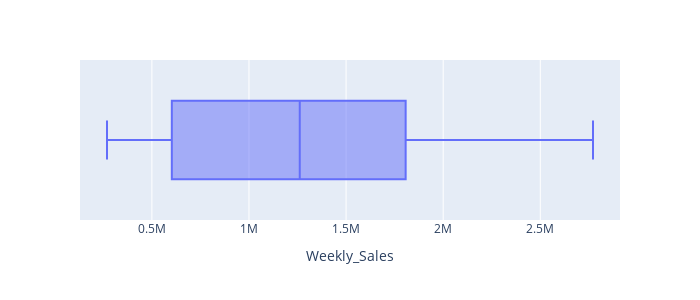
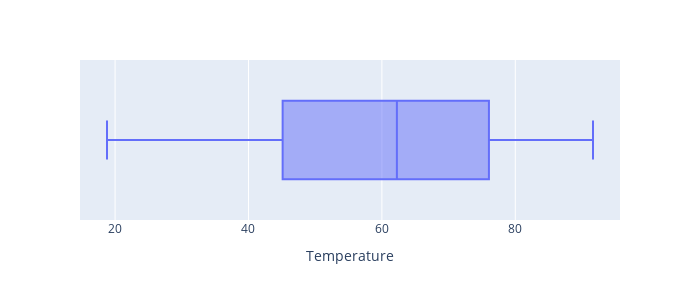
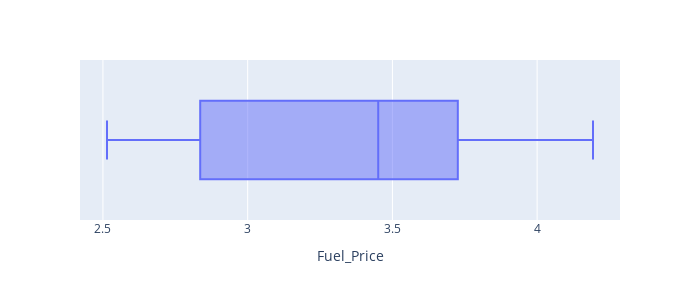
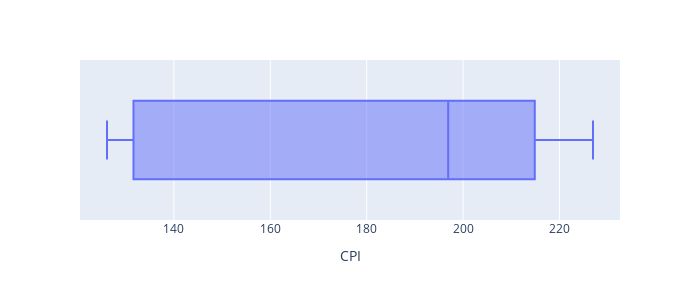

Write notebook code for charts like these, in order.
### Code cell
# certaines colonnes semblent comporter des valeurs aberrantes
# nous allons pour cela visualiser les données sous format boite à moustache
for name in ["Weekly_Sales","Temperature", "Fuel_Price","CPI","Unemployment"] :
    fig = px.box(dataset_walmart, x=name, width = 700, height=300)
    fig.show()

### Figure 1 — Plotly figure (JSON) as saved in the notebook; plotly's stock layout.template omitted (floating-point values rounded to 4 significant figures; data arrays with more than 128 entries replaced by an {"elided": "..."} marker saying what was removed)
{"data": [{"alignmentgroup": "True", "hovertemplate": "Weekly_Sales=%{x}<extra></extra>", "legendgroup": "", "marker": {"color": "#636efa"}, "name": "", "notched": false, "offsetgroup": "", "orientation": "h", "showlegend": false, "type": "box", "x": {"elided": "136 float values"}, "x0": " ", "xaxis": "x", "y0": " ", "yaxis": "y"}], "layout": {"boxmode": "group", "height": 300, "legend": {"tracegroupgap": 0}, "margin": {"t": 60}, "width": 700, "xaxis": {"anchor": "y", "domain": [0, 1], "title": {"text": "Weekly_Sales"}}, "yaxis": {"anchor": "x", "domain": [0, 1]}}}

### Figure 2 — Plotly figure (JSON) as saved in the notebook; plotly's stock layout.template omitted (floating-point values rounded to 4 significant figures; data arrays with more than 128 entries replaced by an {"elided": "..."} marker saying what was removed)
{"data": [{"alignmentgroup": "True", "hovertemplate": "Temperature=%{x}<extra></extra>", "legendgroup": "", "marker": {"color": "#636efa"}, "name": "", "notched": false, "offsetgroup": "", "orientation": "h", "showlegend": false, "type": "box", "x": {"elided": "136 float values"}, "x0": " ", "xaxis": "x", "y0": " ", "yaxis": "y"}], "layout": {"boxmode": "group", "height": 300, "legend": {"tracegroupgap": 0}, "margin": {"t": 60}, "width": 700, "xaxis": {"anchor": "y", "domain": [0, 1], "title": {"text": "Temperature"}}, "yaxis": {"anchor": "x", "domain": [0, 1]}}}

### Figure 3 — Plotly figure (JSON) as saved in the notebook; plotly's stock layout.template omitted (floating-point values rounded to 4 significant figures; data arrays with more than 128 entries replaced by an {"elided": "..."} marker saying what was removed)
{"data": [{"alignmentgroup": "True", "hovertemplate": "Fuel_Price=%{x}<extra></extra>", "legendgroup": "", "marker": {"color": "#636efa"}, "name": "", "notched": false, "offsetgroup": "", "orientation": "h", "showlegend": false, "type": "box", "x": {"elided": "136 float values"}, "x0": " ", "xaxis": "x", "y0": " ", "yaxis": "y"}], "layout": {"boxmode": "group", "height": 300, "legend": {"tracegroupgap": 0}, "margin": {"t": 60}, "width": 700, "xaxis": {"anchor": "y", "domain": [0, 1], "title": {"text": "Fuel_Price"}}, "yaxis": {"anchor": "x", "domain": [0, 1]}}}

### Figure 4 — Plotly figure (JSON) as saved in the notebook; plotly's stock layout.template omitted (floating-point values rounded to 4 significant figures; data arrays with more than 128 entries replaced by an {"elided": "..."} marker saying what was removed)
{"data": [{"alignmentgroup": "True", "hovertemplate": "CPI=%{x}<extra></extra>", "legendgroup": "", "marker": {"color": "#636efa"}, "name": "", "notched": false, "offsetgroup": "", "orientation": "h", "showlegend": false, "type": "box", "x": {"elided": "136 float values"}, "x0": " ", "xaxis": "x", "y0": " ", "yaxis": "y"}], "layout": {"boxmode": "group", "height": 300, "legend": {"tracegroupgap": 0}, "margin": {"t": 60}, "width": 700, "xaxis": {"anchor": "y", "domain": [0, 1], "title": {"text": "CPI"}}, "yaxis": {"anchor": "x", "domain": [0, 1]}}}
